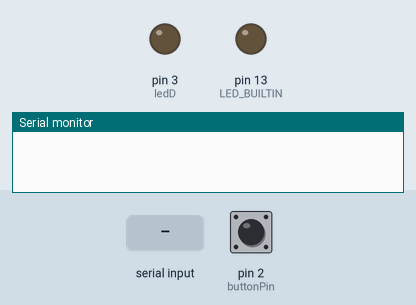
A sketch run on a simulated Arduino Uno, built with avr-gcc and run on an emulated ATmega328P. On the bench: output pins drawn as LEDs (lit = HIGH), the last lines printed to the serial monitor. The inputs (shaded band) are chosen by the test bench; at power-on: pin 2 (buttonPin) LOW.

Above: at 1.2 s.
1.3 s: pin 2 (buttonPin) pulled HIGH for 0.15 s
At 1.37 s:
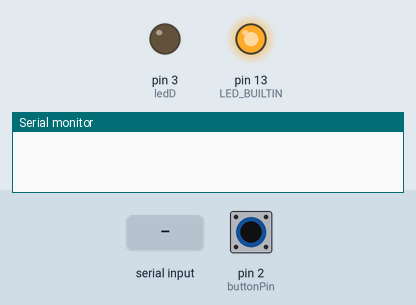
2.9 s: "90,45\n" received over Serial
4.4 s: pin 2 (buttonPin) pulled HIGH for 1 s
At 5.2 s:
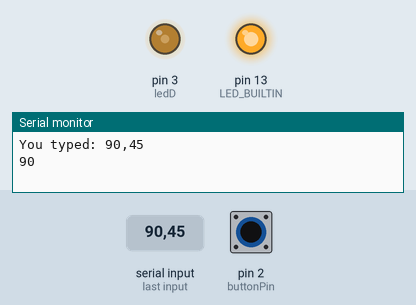
6.9 s: pin 2 (buttonPin) pulled HIGH for 3.2 s
At 10.8 s:
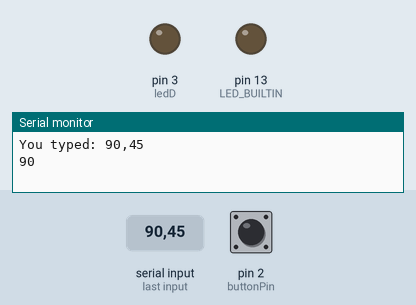
11.6 s: "5\n" received over Serial
13.1 s: pin 2 (buttonPin) pulled HIGH for 0.15 s
At 13.8 s:
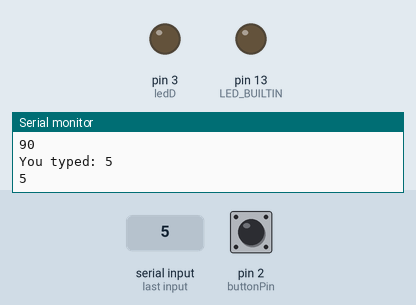
Timing chart, 0 to 15.7 s (numbered marks = the images above; inputs shaded):
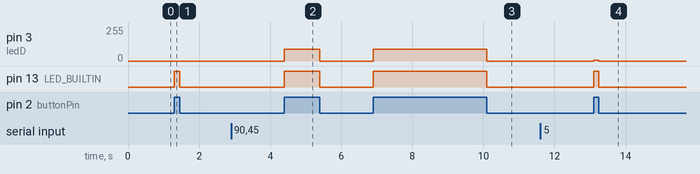

Measured:
- after the input at 1.3 s, pin 13 (LED_BUILTIN): LOW → HIGH at once, → LOW 0.15 s later
- after the input at 4.4 s, pin 3 (ledD): 0/255 → 90/255 at once, → 0/255 1.0 s later; pin 13 (LED_BUILTIN): LOW → HIGH at once, → LOW 1.0 s later
- after the input at 6.9 s, pin 3 (ledD): 0/255 → 90/255 at once, → 0/255 3.2 s later; pin 13 (LED_BUILTIN): LOW → HIGH at once, → LOW 3.2 s later
- after the input at 13.1 s, pin 3 (ledD): 0/255 → 5/255 at once, → 0/255 0.15 s later; pin 13 (LED_BUILTIN): LOW → HIGH at once, → LOW 0.15 s later

The sketch:

Teste1.ino
```cpp
const int buttonPin = 2;
const int ledD = 3;

String input;
int pwm = 0;

int buttonState = 0;         // variable for reading the pushbutton status

void setup() {
  // put your setup code here, to run once:

  // initialize digital pin LED_BUILTIN as an output.
  pinMode(LED_BUILTIN, OUTPUT);

  pinMode(ledD, OUTPUT);

  pinMode(buttonPin, INPUT);
  Serial.begin(9600); // opens serial port, sets data rate to 9600 bps

}

void loop() {
    if(Serial.available()){
        input = Serial.readStringUntil('\n');
        Serial.print("You typed: " );
        Serial.println(input);
        pwm = input.toInt();
        Serial.println(pwm);
    }

  //delay(1000);


  // put your main code here, to run repeatedly:
  buttonState = digitalRead(buttonPin);

  if (buttonState == HIGH) {
    // turn LED on:
    //Serial.println("On");
    digitalWrite(LED_BUILTIN, HIGH);    // turn the LED off by making the voltage LOW
    analogWrite(ledD, pwm);
    //digitalWrite(ledD, HIGH);    // turn the LED off by making the voltage LOW

  } else {
    // turn LED off:
    digitalWrite(LED_BUILTIN, LOW);    // turn the LED off by making the voltage LOW
   // Serial.println("Off");
    analogWrite(ledD, 0);
    //digitalWrite(ledD, LOW);    // turn the LED off by making the voltage LOW
  }
}
```
